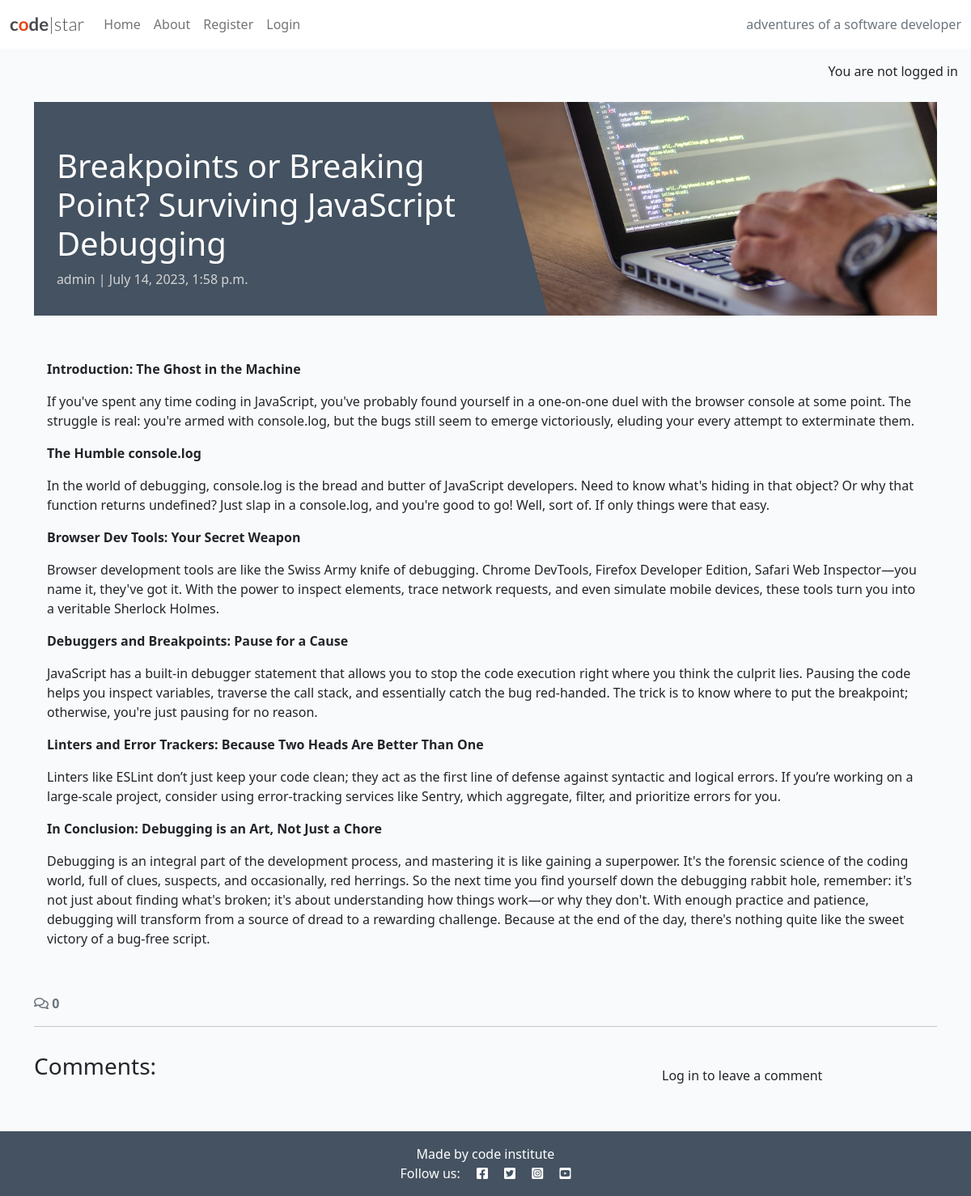
Before: /breakpoints-or-breaking-point-surviving-javascript-debugging/ with the older database file.
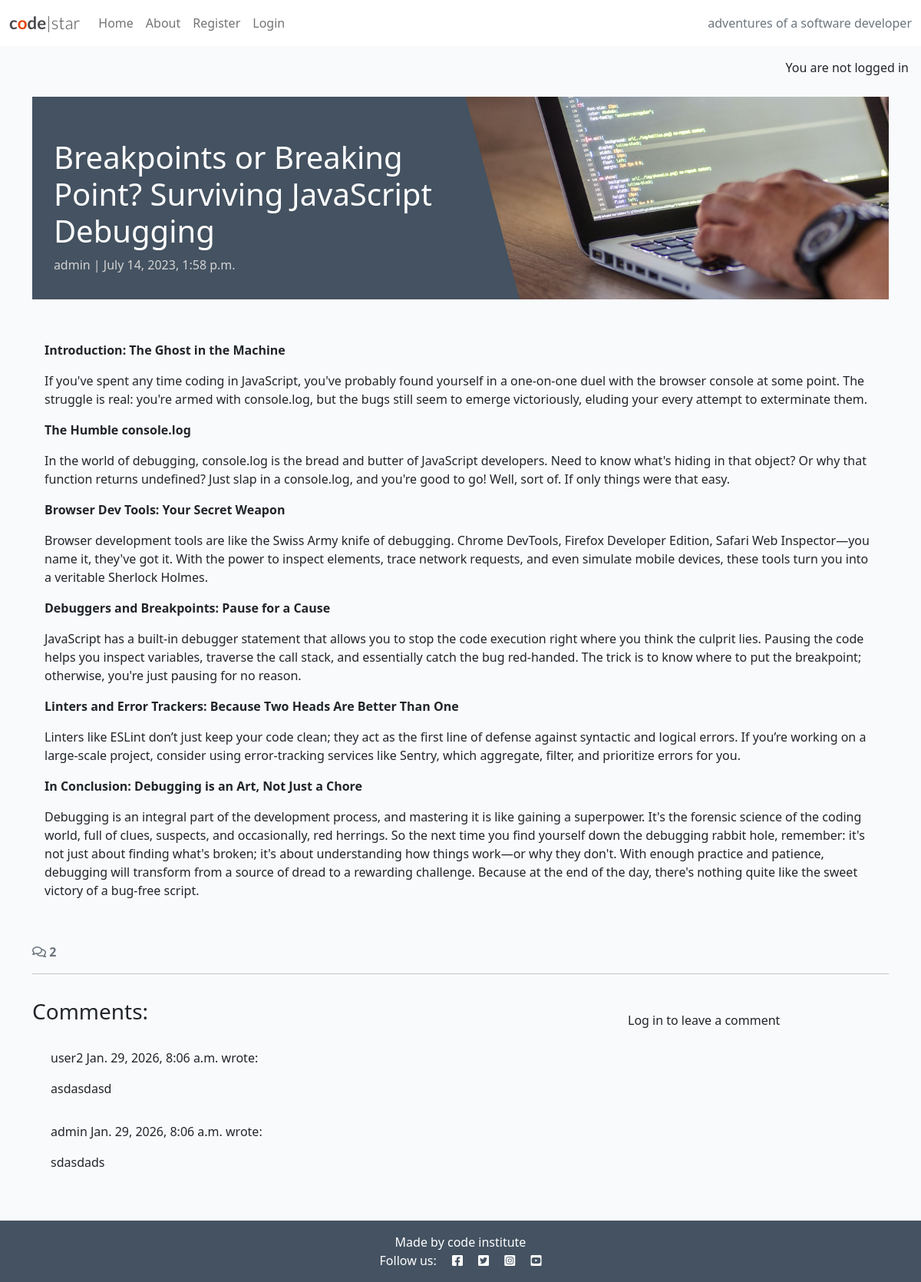
After: the same page with the newer database file.
### blog/models.py (models this page shows, shortened)
class Comment(models.Model):
    post = models.ForeignKey(Post, on_delete=models.CASCADE, related_name="comments")
    author = models.ForeignKey(
        User, on_delete=models.CASCADE, related_name="commenter"
    )
    body = models.TextField()
    approved = models.BooleanField(default=False)
    created_on = models.DateTimeField(auto_now_add=True)
    class Meta:
        ordering = ["created_on"]

### blog/views.py (the view, shortened to what this page needs)
# urls.py: path('<slug:slug>/', views.post_detail, name='post_detail'),
def post_detail(request, slug):
    queryset = Post.objects.filter(status=1)
    post = get_object_or_404(queryset, slug=slug)
    comments = post.comments.all().order_by("-created_on")
    comment_count = post.comments.filter(approved=True).count()
    comment_form = CommentForm()
    return render(
        request,
        "blog/post_detail.html",
        {
            "post": post,
            "comments": comments,
            "comment_count": comment_count,
            "comment_form": comment_form
        },
    )

### blog/templates/blog/post_detail.html (shortened to what this page needs)
{% extends 'base.html' %} {% block content %}
{% load static %}
{% load crispy_forms_tags %}
<div class="masthead">
    <div class="container">
        <div class="row g-0">
            <div class="col-md-6 masthead-text">
                <h1 class="post-title">{{ post.title }}</h1>
                <p class="post-subtitle">{{ post.author }} | {{ post.created_on }}</p>
            </div>
            <div class="d-none d-md-block col-md-6 masthead-image">
                <img src="{% static 'images/default.jpg' %}" class="scale" alt="placeholder">
            </div>
        </div>
    </div>
</div>
<div class="container">
    <div class="row">
        <div class="col card mb-4  mt-3 left  top">
            <div class="card-body">
                <p class="card-text">{{ post.content | safe}}</p>
                </div>
            </div>
        </div>
  <div class="row">
    <div class="col-12">
      <strong class="text-secondary">
        <i class="far fa-comments"></i> {{ comment_count }}
      </strong>
    </div>
    <div class="col-12">
      <hr>
    </div>
  </div>
  <div class="row">
    <div class="col-md-8 card mb-4  mt-3 ">
      <h3>Comments:</h3>
      <div class="card-body">
        {% for comment in comments %}
        <div class="p-2 comments
          ">
          <p class="font-weight-bold">
            {{ comment.author }}
            <span class="font-weight-normal">
              {{ comment.created_on }}
            </span> wrote:
          </p>
          <div id="comment{{ comment.id }}">
            {{ comment.body | linebreaks }}
          </div>
        </div>
        {% endfor %}
      </div>
    </div>
    <div class="col-md-4 card mb-4  mt-3 ">
            <div class="card-body">
                {% if user.is_authenticated %}
                <h3>Leave a comment:</h3>
                <p>Posting as: {{ user.username }}</p>
                <form id="commentForm" method="post" style="margin-top: 1.3em;">
                    {{ comment_form | crispy }}
                    {% csrf_token %}
                    <button id="submitButton" type="submit" class="btn btn-signup btn-lg">Submit</button>
                </form>
                {% else %}
                <p>Log in to leave a comment</p>
                {% endif %}
            </div>
        </div>
    </div>
</div>
{% endblock content %}

Changed rows visible on the page:
added Comment: author "user2", created_on "Jan. 29, 2026, 8:06 a.m.", body "asdasdasd"
added Comment: author "admin", created_on "Jan. 29, 2026, 8:06 a.m.", body "sdasdads"
Other visible differences:
{{ comment_count }}: "0" → "2"
